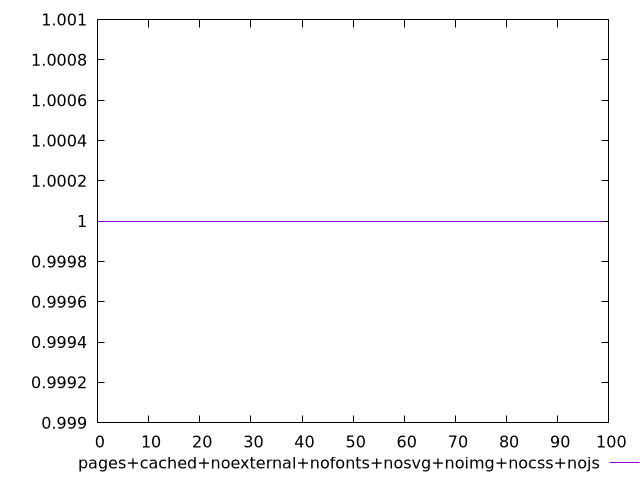

The script that saved this image:
$_pagesCachedNoexternalNofontsNosvgNoimgNocssNojs <<EOF
1
1
1
1
1
1
1
1
1
1
1
1
1
1
1
1
1
1
1
1
1
1
1
1
1
1
1
1
1
1
1
1
1
1
1
1
1
1
1
1
1
1
1
1
1
1
1
1
1
1
1
1
1
1
1
1
1
1
1
1
1
1
1
1
1
1
1
1
1
1
1
1
1
1
1
1
1
1
1
1
1
1
1
1
1
1
1
1
1
1
1
1
1
1
1
1
1
1
1
1
EOF
set key outside below
set terminal pngcairo
set output "report_00004_2020-11-02T20-21-41.718Z/uses-rel-preconnect/pages+cached+noexternal+nofonts+nosvg+noimg+nocss+nojs//score.png"
set yrange [0.999:1.001]
plot $_pagesCachedNoexternalNofontsNosvgNoimgNocssNojs title "pages+cached+noexternal+nofonts+nosvg+noimg+nocss+nojs" with line ,
